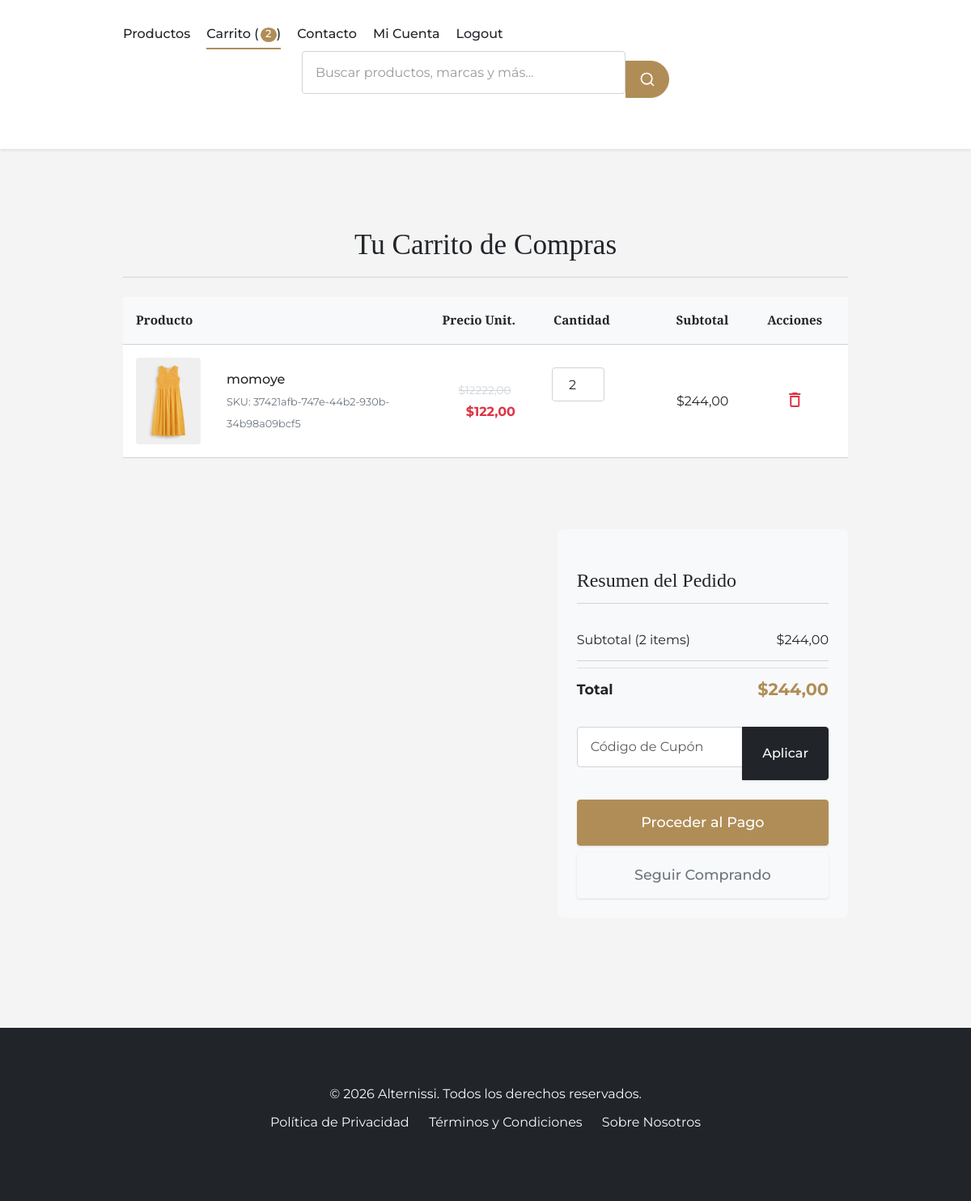
The app's page /carrito/ (signed in), older data.
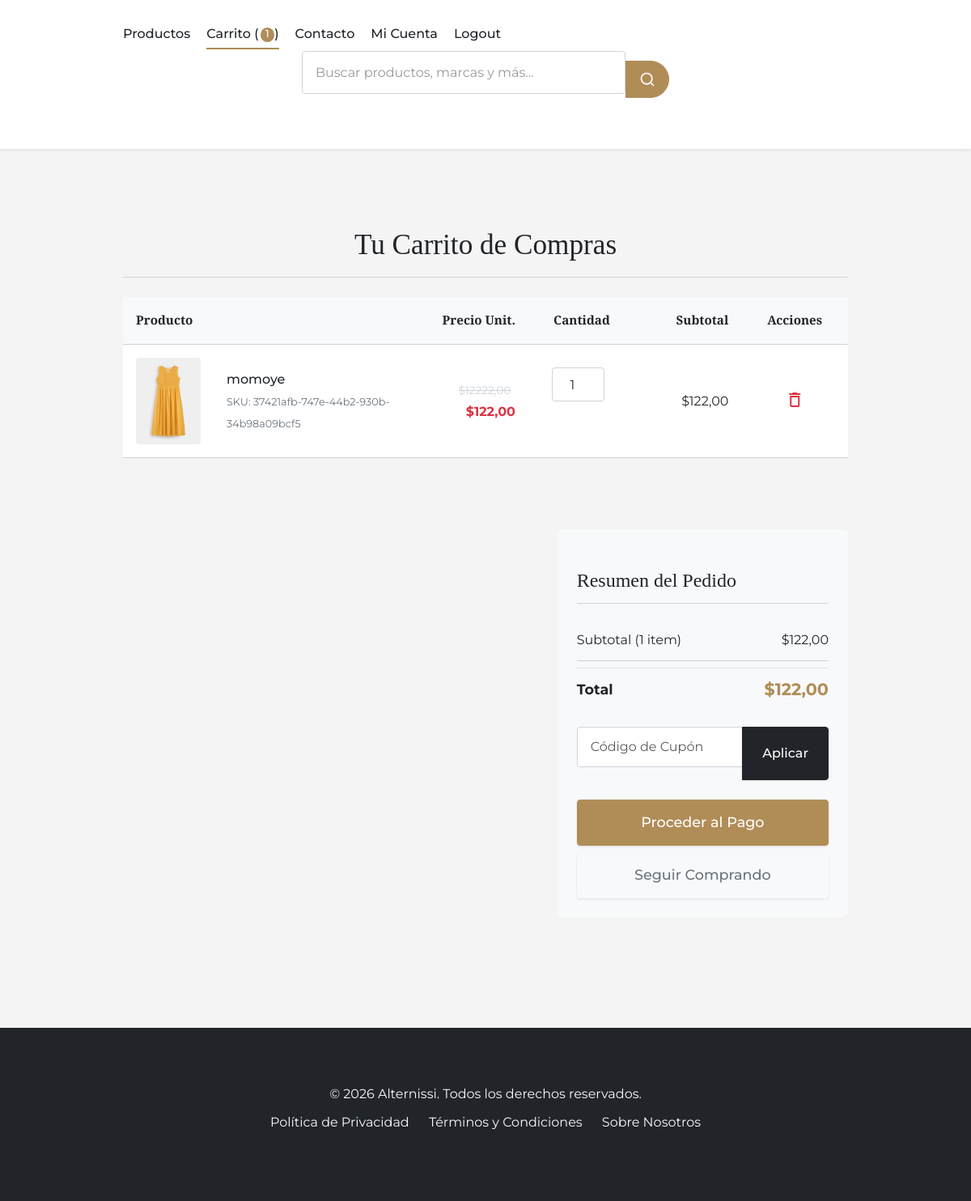
The same page, newer data.
### post/models.py (models this page shows, shortened)
class ItemCarrito(models.Model):
    carrito = models.ForeignKey(
        'Carrito', # Ahora Carrito está antes, así que esto es seguro.
        related_name='items',
        on_delete=models.CASCADE
    )
    producto = models.ForeignKey(
        Producto, # Producto está antes, seguro.
        on_delete=models.CASCADE
    )
    cantidad = models.PositiveIntegerField(default=1)
    precio = models.DecimalField(max_digits=12, decimal_places=2)
    creado = models.DateTimeField(auto_now_add=True)
    actualizado = models.DateTimeField(auto_now=True)
    class Meta:
        unique_together = ('carrito', 'producto')
        verbose_name = 'ítem de carrito'
        verbose_name_plural = 'ítems de carrito'
    @property
    def subtotal(self):
        return self.precio * self.cantidad

class Carrito(models.Model):
    cliente = models.OneToOneField(
        Cliente,
        on_delete=models.CASCADE,
        null=True,
        blank=True,
        related_name='carrito'
    )
    session_key = models.CharField(max_length=40, blank=True, db_index=True)
    creado = models.DateTimeField(auto_now_add=True)
    actualizado = models.DateTimeField(auto_now=True)
    cupon = models.ForeignKey(
        Cupon,
        on_delete=models.SET_NULL,
        null=True,
        blank=True
    )
    class Meta:
        indexes = [
            models.Index(fields=['session_key']),
        ]
    @property
    def total_items(self):
        return self.items.aggregate(total=Sum('cantidad'))['total'] or 0
    @property
    def subtotal(self):
        return sum(item.subtotal for item in self.items.all())
    @property
    def total(self):
        return self.get_total()
    def get_total(self, cliente_actual=None): # cliente_actual puede ser self.cliente
        s_total = self.subtotal # Cachear para evitar múltiples llamadas a la property
        descuento_aplicado = 0
        if cliente_actual is None and self.cliente:
            cliente_actual = self.cliente
        if self.cupon and self.cupon.es_valido(cliente=cliente_actual, subtotal=s_total):
            descuento_aplicado = self.cupon.aplicar_descuento(s_total)
        return s_total - descuento_aplicado
    @property
    def descuento_aplicado(self): # Para mostrar en el template, cliente_actual se infiere de self.cliente
        cliente_para_validacion = self.cliente # Puede ser None si es un carrito de sesión
        if self.cupon and self.cupon.es_valido(cliente=cliente_para_validacion, subtotal=self.subtotal):
            return self.cupon.aplicar_descuento(self.subtotal)
        return 0

class TimeStampedModel(models.Model):
    creado = models.DateTimeField(auto_now_add=True, db_index=True)
    actualizado = models.DateTimeField(auto_now=True)
    class Meta:
        abstract = True

class Producto(TimeStampedModel):
    class Talla(models.TextChoices):
        XS = 'XS', 'Extra Small'
        S = 'S', 'Small'
        M = 'M', 'Medium'
        L = 'L', 'Large'
        XL = 'XL', 'Extra Large'
        XXL = 'XXL', 'Extra Extra Large'
        U = 'U', 'Única'
    class Genero(models.TextChoices):
        HOMBRE = 'H', 'Hombre'
        MUJER = 'M', 'Mujer'
        UNISEX = 'U', 'Unisex'
        NINO = 'N', 'Niño'
    nombre = models.CharField(max_length=200)
    slug = models.SlugField(max_length=200, unique=True, allow_unicode=True)
    sku = models.CharField(max_length=50, unique=True, editable=False, default=generar_sku)
    descripcion = models.TextField()
    caracteristicas = models.JSONField(default=dict, blank=True)  # Django 5.0+ feature
    precio = models.DecimalField(max_digits=12, decimal_places=2)
    precio_descuento = models.DecimalField(
        max_digits=12,
        decimal_places=2,
        blank=True,
        null=True,
        help_text="Si se especifica, será el precio mostrado como oferta."
    )
    categoria = models.ForeignKey(
        Categoria,
        related_name='productos',
        on_delete=models.PROTECT
    )
    marca = models.ForeignKey(
        Marca,
        related_name='productos',
        on_delete=models.SET_NULL,
        null=True,
        blank=True
    )
    talla = models.CharField(
        max_length=4,
        choices=Talla.choices,
        default=Talla.U
    )
    genero = models.CharField(
        max_length=1,
        choices=Genero.choices,
        default=Genero.UNISEX
    )
    color = models.CharField(max_length=50)
    material = models.CharField(max_length=100)
    stock = models.PositiveIntegerField()
    disponible = models.BooleanField(default=True)
    destacado = models.BooleanField(default=False)
    nuevo = models.BooleanField(default=False)
    etiquetas = models.ManyToManyField('EtiquetaProducto', blank=True)
    class Meta:
        ordering = ['-creado']
        indexes = [
            models.Index(fields=['nombre']),
            models.Index(fields=['precio']),
            models.Index(fields=['disponible']),
            models.Index(fields=['destacado']),
            models.Index(fields=['nuevo']),
            models.Index(fields=['categoria', 'disponible']),
        ]
        constraints = [
            models.CheckConstraint(
                check=Q(precio__gte=0),
                name='precio_positivo'
            ),
            models.CheckConstraint(
                check=Q(precio_descuento__isnull=True) | Q(precio_descuento__lt=F('precio')),
                name='descuento_valido'
            ),
        ]
    def get_absolute_url(self):
        return reverse('tienda:detalle_producto', args=[self.id, self.slug])
    @property
    def tiene_descuento(self):
        return self.precio_descuento is not None and self.precio_descuento < self.precio
    @property
    def precio_actual(self):
        return self.precio_descuento if self.tiene_descuento else self.precio

class ImagenProducto(TimeStampedModel):
    producto = models.ForeignKey(
        Producto,
        related_name='imagenes',
        on_delete=models.CASCADE
    )
    imagen = models.ImageField(
        upload_to='productos/',
        help_text="Imagen del producto (recomendado 800x800px)"
    )
    orden = models.PositiveIntegerField(default=0)
    principal = models.BooleanField(default=False)
    alt_text = models.CharField(
        max_length=125,
        blank=True,
        help_text="Texto alternativo para accesibilidad (SEO)"
    )
    class Meta:
        ordering = ['orden']
        verbose_name = 'imagen de producto'
        verbose_name_plural = 'imágenes de producto'
        constraints = [
            models.UniqueConstraint(
                fields=['producto', 'principal'],
                condition=Q(principal=True),
                name='unica_imagen_principal'
            )
        ]

### post/views.py (the view)
# urls.py: path('carrito/', views.VerCarritoView.as_view(), name='ver_carrito'),
class VerCarritoView(CartMixin, TemplateView):
    template_name = 'post/carrito.html' # Corregido
    def get_context_data(self, **kwargs):
        context = super().get_context_data(**kwargs)
        cart = self.get_cart()
        context['carrito'] = cart
        return context

### post/context_processors.py (called while the page is built)
def tienda_config_processor(request):
    config = ConfiguracionTienda.obtener_configuracion()
    moneda_simbolo_global = '$'
    if config and hasattr(config, 'simbolo_moneda') and config.simbolo_moneda:
        moneda_simbolo_global = config.simbolo_moneda
    return {
        'tienda_config': config,
        'moneda_simbolo_global': moneda_simbolo_global
    }

### post/models.py (called while the page is built)
    @classmethod
    def obtener_configuracion(cls):
        return cls.objects.filter(activo=True).first()

### post/templates/post/carrito.html (shortened to what the changed rows need)
{% extends "post/base.html" %}
{% load static %}
{% block content %}
<div class="container cart-page-container">
    <div class="cart-page-header">
        <h2>Tu Carrito de Compras</h2>
    </div>
    {% if carrito and carrito.items.all %}
        <div class="table-responsive mb-4">
            <table class="cart-table table align-middle">
                <thead>
                    <tr>
                        <th scope="col" style="width: 10%;">Producto</th>
                        <th scope="col" style="width: 30%;"></th>
                        <th scope="col" style="width: 15%; text-align: right;">Precio Unit.</th>
                        <th scope="col" style="width: 15%; text-align: center;">Cantidad</th>
                        <th scope="col" style="width: 15%; text-align: right;">Subtotal</th>
                        <th scope="col" style="width: 15%; text-align: center;">Acciones</th>
                    </tr>
                </thead>
                <tbody>
                    {% for item in carrito.items.all %}
                        <tr>
                            <td data-label="Producto" class="cart-item-image">
                                <a href="{{ item.producto.get_absolute_url }}">
                                {% if item.producto.imagenes.first %}
                                    <img src="{{ item.producto.imagenes.first.imagen.url }}" alt="{{ item.producto.nombre }}">
                                {% else %}
                                    <img src="{% static 'post/images/placeholder.png' %}" alt="Imagen no disponible">
                                {% endif %}
                                </a>
                            </td>
                            <td data-label="Nombre" class="cart-item-name">
                                <a href="{{ item.producto.get_absolute_url }}">{{ item.producto.nombre }}</a>
                                {% if item.producto.sku %}<br><small class="variation-info">SKU: {{ item.producto.sku }}</small>{% endif %}
                            </td>
                            <td data-label="Precio" class="item-price" style="text-align: right;">
                                {% if item.producto.tiene_descuento %}
                                    <span class="original-price">${{ item.producto.precio }}</span>
                                    <span class="current-price discounted">${{ item.producto.precio_actual }}</span>
                                {% else %}
                                    <span class="current-price">${{ item.producto.precio }}</span>
                                {% endif %}
                            </td>
                            <td data-label="Cantidad" class="cart-item-actions" style="text-align: center;">
                                <form action="{% url 'tienda:actualizar_item_carrito' item_id=item.id %}" method="post" class="d-inline-flex align-items-center justify-content-center update-item-form">
                                    <input type="number" name="cantidad" value="{{ item.cantidad }}" min="1"
                                           {% if item.producto.stock %}max="{{ item.producto.stock }}"{% endif %}
                                           aria-label="Cantidad para {{ item.producto.nombre }}">
                                </form>
                            </td>
                            <td data-label="Subtotal" class="item-subtotal" style="text-align: right;">
                                ${{ item.subtotal }}
                            </td>
                            <td data-label="Acciones" class="cart-item-actions" style="text-align: center;">
                                <form action="{% url 'tienda:eliminar_item_carrito' item_id=item.id %}" method="post" class="d-inline">
                                    <button type="submit" class="btn-remove-item" title="Eliminar {{ item.producto.nombre }} del carrito"
                                            onclick="return confirm('¿Estás seguro de que quieres eliminar este producto del carrito?');">
                                        <span class="material-icons">delete_outline</span>
                                    </button>
                                </form>
                            </td>
                        </tr>
                    {% endfor %}
                </tbody>
            </table>
        </div>
        <div class="row justify-content-end mt-4">
            <div class="col-md-6 col-lg-5">
                <div class="cart-summary">
                    <h4>Resumen del Pedido</h4>
                    <ul class="list-group list-group-flush">
                        <li class="list-group-item d-flex justify-content-between align-items-center">
                            <span>Subtotal (<span id="cart-item-count">{{ carrito.total_items }}</span> item{{ carrito.total_items|pluralize }})</span>
                            <span id="cart-subtotal-value">${{ carrito.subtotal }}</span>
                        </li>
                        <li class="list-group-item d-flex justify-content-between align-items-center mt-2 pt-2 border-top">
                            <span class="total-label">Total</span>
                            <span id="cart-total-value" class="total-value">${{ carrito.total }}</span>
                        </li>
                    </ul>
                    {% if not carrito.cupon %}
                    <form action="{% url 'tienda:aplicar_cupon' %}" method="post" class="mt-3 coupon-form">
                        <div class="input-group">
                            <input type="text" name="codigo" class="form-control" placeholder="Código de Cupón" aria-label="Código de Cupón">
                            <button type="submit" class="btn btn-secondary">Aplicar</button>
                        </div>
                    </form>
                    {% endif %}
                    <div class="d-grid gap-2 mt-4 cart-page-actions">
                        <a href="{% url 'tienda:checkout' %}" class="btn btn-primary btn-lg">Proceder al Pago</a>
                        <a href="{% url 'tienda:lista_productos' %}" class="btn btn-outline-secondary">Seguir Comprando</a>
                    </div>
                </div>
            </div>
        </div>
    {% endif %}
</div>
{% endblock %}

Row changes from the older to the newer data that the page shows:
changed ItemCarrito "momoye": cantidad "2" → "1"; subtotal "244,00" → "122,00"
changed through a linked row, Carrito: total_items "2" → "1"; subtotal "244,00" → "122,00"; total "244,00" → "122,00"
Text that changed along with them:
{{ global_cart_items|default:0 }}: "2" → "1"
